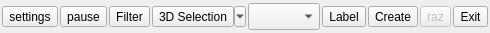
<?xml version="1.0" encoding="UTF-8"?>
<ui version="4.0">
 <class>bdrLabelAnnotationPanel</class>
 <widget class="QDialog" name="bdrLabelAnnotationPanel">
  <property name="geometry">
   <rect>
    <x>0</x>
    <y>0</y>
    <width>461</width>
    <height>33</height>
   </rect>
  </property>
  <property name="sizePolicy">
   <sizepolicy hsizetype="Fixed" vsizetype="Fixed">
    <horstretch>0</horstretch>
    <verstretch>0</verstretch>
   </sizepolicy>
  </property>
  <property name="windowTitle">
   <string>Manual Annotation</string>
  </property>
  <layout class="QHBoxLayout">
   <property name="spacing">
    <number>2</number>
   </property>
   <property name="leftMargin">
    <number>2</number>
   </property>
   <property name="topMargin">
    <number>2</number>
   </property>
   <property name="rightMargin">
    <number>2</number>
   </property>
   <property name="bottomMargin">
    <number>2</number>
   </property>
   <item>
    <widget class="QToolButton" name="settingToolButton">
     <property name="text">
      <string>settings</string>
     </property>
     <property name="icon">
      <iconset resource="../icones.qrc">
       <normaloff>:/CC/Stocker/images/stocker/setting.png</normaloff>:/CC/Stocker/images/stocker/setting.png</iconset>
     </property>
     <property name="iconSize">
      <size>
       <width>23</width>
       <height>23</height>
      </size>
     </property>
    </widget>
   </item>
   <item>
    <widget class="QToolButton" name="pauseButton">
     <property name="toolTip">
      <string>暂停 (Space)</string>
     </property>
     <property name="statusTip">
      <string>Pause labeling</string>
     </property>
     <property name="text">
      <string>pause</string>
     </property>
     <property name="icon">
      <iconset resource="../icones.qrc">
       <normaloff>:/CC/Stocker/images/stocker/pause.png</normaloff>:/CC/Stocker/images/stocker/pause.png</iconset>
     </property>
     <property name="iconSize">
      <size>
       <width>23</width>
       <height>23</height>
      </size>
     </property>
     <property name="checkable">
      <bool>true</bool>
     </property>
     <property name="checked">
      <bool>false</bool>
     </property>
    </widget>
   </item>
   <item>
    <widget class="QToolButton" name="filterToolButton">
     <property name="text">
      <string>Filter</string>
     </property>
     <property name="icon">
      <iconset resource="../icones.qrc">
       <normaloff>:/CC/Stocker/images/stocker/filtersolid.png</normaloff>:/CC/Stocker/images/stocker/filtersolid.png</iconset>
     </property>
     <property name="iconSize">
      <size>
       <width>23</width>
       <height>23</height>
      </size>
     </property>
    </widget>
   </item>
   <item>
    <widget class="QToolButton" name="selectionModeButton">
     <property name="toolTip">
      <string>选择模型</string>
     </property>
     <property name="text">
      <string>3D Selection</string>
     </property>
     <property name="icon">
      <iconset resource="../icones.qrc">
       <normaloff>:/CC/Stocker/images/stocker/3D.png</normaloff>:/CC/Stocker/images/stocker/3D.png</iconset>
     </property>
     <property name="iconSize">
      <size>
       <width>23</width>
       <height>23</height>
      </size>
     </property>
     <property name="popupMode">
      <enum>QToolButton::MenuButtonPopup</enum>
     </property>
    </widget>
   </item>
   <item>
    <widget class="QComboBox" name="typeComboBox">
     <property name="minimumSize">
      <size>
       <width>0</width>
       <height>27</height>
      </size>
     </property>
     <property name="toolTip">
      <string>类别</string>
     </property>
     <property name="editable">
      <bool>false</bool>
     </property>
     <property name="currentText">
      <string/>
     </property>
     <property name="currentIndex">
      <number>-1</number>
     </property>
     <property name="maxVisibleItems">
      <number>20</number>
     </property>
     <property name="iconSize">
      <size>
       <width>23</width>
       <height>23</height>
      </size>
     </property>
    </widget>
   </item>
   <item>
    <widget class="QToolButton" name="setLabelToolButton">
     <property name="toolTip">
      <string>设置分类标签</string>
     </property>
     <property name="statusTip">
      <string>set label</string>
     </property>
     <property name="text">
      <string>Label</string>
     </property>
     <property name="icon">
      <iconset resource="../icones.qrc">
       <normaloff>:/CC/Stocker/images/stocker/primitive.png</normaloff>:/CC/Stocker/images/stocker/primitive.png</iconset>
     </property>
     <property name="iconSize">
      <size>
       <width>23</width>
       <height>23</height>
      </size>
     </property>
     <property name="toolButtonStyle">
      <enum>Qt::ToolButtonTextBesideIcon</enum>
     </property>
    </widget>
   </item>
   <item>
    <widget class="QToolButton" name="createEntityToolButton">
     <property name="toolTip">
      <string>创建新的类别实体</string>
     </property>
     <property name="statusTip">
      <string>create a new entity</string>
     </property>
     <property name="text">
      <string>Create</string>
     </property>
     <property name="icon">
      <iconset resource="../icones.qrc">
       <normaloff>:/CC/Stocker/images/stocker/building.png</normaloff>:/CC/Stocker/images/stocker/building.png</iconset>
     </property>
     <property name="iconSize">
      <size>
       <width>23</width>
       <height>23</height>
      </size>
     </property>
     <property name="toolButtonStyle">
      <enum>Qt::ToolButtonTextBesideIcon</enum>
     </property>
    </widget>
   </item>
   <item>
    <widget class="QToolButton" name="razButton">
     <property name="enabled">
      <bool>false</bool>
     </property>
     <property name="toolTip">
      <string>清除操作</string>
     </property>
     <property name="statusTip">
      <string>Clear segmentation</string>
     </property>
     <property name="text">
      <string>raz</string>
     </property>
     <property name="icon">
      <iconset resource="../icones.qrc">
       <normaloff>:/CC/images/smallRevert.png</normaloff>:/CC/images/smallRevert.png</iconset>
     </property>
     <property name="iconSize">
      <size>
       <width>23</width>
       <height>23</height>
      </size>
     </property>
    </widget>
   </item>
   <item>
    <widget class="QToolButton" name="exitButton">
     <property name="toolTip">
      <string>退出 (Esc)</string>
     </property>
     <property name="statusTip">
      <string>exit</string>
     </property>
     <property name="text">
      <string>Exit</string>
     </property>
     <property name="icon">
      <iconset resource="../icones.qrc">
       <normaloff>:/CC/Stocker/images/stocker/signout.png</normaloff>:/CC/Stocker/images/stocker/signout.png</iconset>
     </property>
     <property name="iconSize">
      <size>
       <width>23</width>
       <height>23</height>
      </size>
     </property>
    </widget>
   </item>
   <item>
    <spacer name="horizontalSpacer">
     <property name="orientation">
      <enum>Qt::Horizontal</enum>
     </property>
     <property name="sizeHint" stdset="0">
      <size>
       <width>40</width>
       <height>20</height>
      </size>
     </property>
    </spacer>
   </item>
  </layout>
  <action name="action2DSelection">
   <property name="icon">
    <iconset resource="../icones.qrc">
     <normaloff>:/CC/Stocker/images/stocker/2D.png</normaloff>:/CC/Stocker/images/stocker/2D.png</iconset>
   </property>
   <property name="text">
    <string>2D selection</string>
   </property>
   <property name="toolTip">
    <string>2维视图选择边界</string>
   </property>
  </action>
  <action name="action3DSelection">
   <property name="icon">
    <iconset resource="../icones.qrc">
     <normaloff>:/CC/Stocker/images/stocker/3D.png</normaloff>:/CC/Stocker/images/stocker/3D.png</iconset>
   </property>
   <property name="text">
    <string>3D Selection</string>
   </property>
   <property name="toolTip">
    <string>3维视图选择</string>
   </property>
  </action>
 </widget>
 <resources>
  <include location="../icones.qrc"/>
 </resources>
 <connections/>
</ui>
